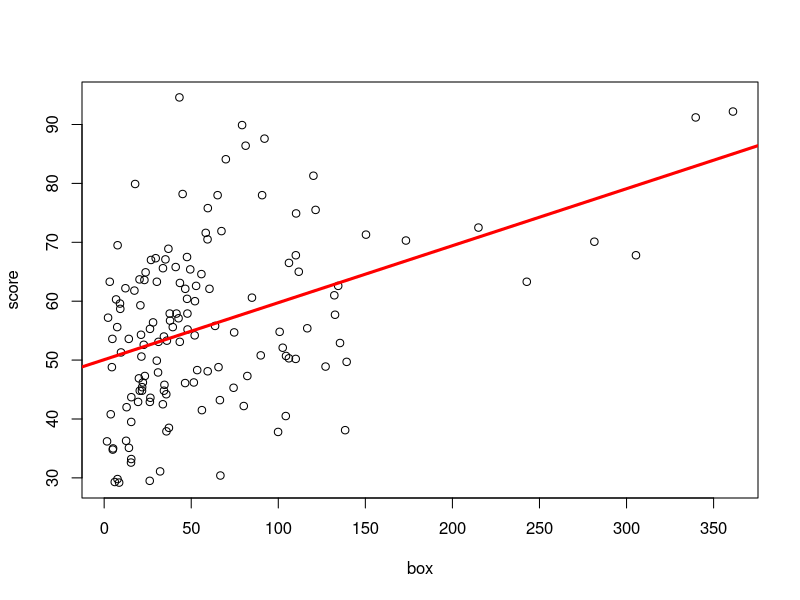

Source code (R):

#download.file("https://spark-public.s3.amazonaws.com/dataanalysis/movies.txt", "movies.txt", method="curl")
movies <- read.table("movies.txt",sep="\t",header=T,quote="")
head(movies)

par(mfrow=c(1,1))
score <- as.numeric(movies$score)
box <- as.numeric(movies$box_office)
#hist(score,col="blue")
#hist(log(box),col="blue")
plot(score~box)
lm1 <- lm(score ~ box)
summary(lm1)
abline(lm1,col="red",lwd=3)




